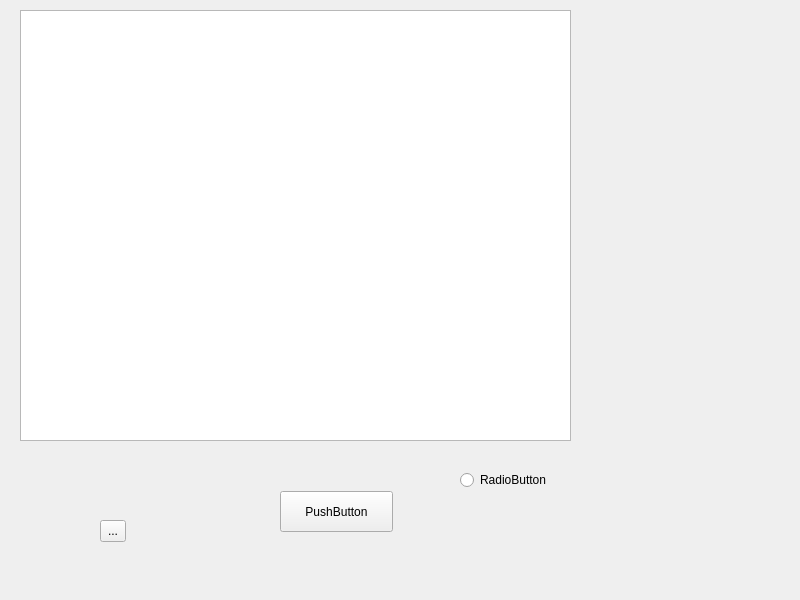
<?xml version="1.0" encoding="UTF-8"?>
<ui version="4.0">
 <class>MainWindow</class>
 <widget class="QMainWindow" name="MainWindow">
  <property name="geometry">
   <rect>
    <x>0</x>
    <y>0</y>
    <width>800</width>
    <height>600</height>
   </rect>
  </property>
  <property name="windowTitle">
   <string>MainWindow</string>
  </property>
  <widget class="QWidget" name="centralwidget">
   <widget class="QTreeView" name="uiTree">
    <property name="geometry">
     <rect>
      <x>20</x>
      <y>10</y>
      <width>551</width>
      <height>431</height>
     </rect>
    </property>
   </widget>
   <widget class="QPushButton" name="pushButton">
    <property name="geometry">
     <rect>
      <x>280</x>
      <y>491</y>
      <width>113</width>
      <height>41</height>
     </rect>
    </property>
    <property name="text">
     <string>PushButton</string>
    </property>
   </widget>
   <widget class="QRadioButton" name="radioButton">
    <property name="geometry">
     <rect>
      <x>460</x>
      <y>470</y>
      <width>100</width>
      <height>20</height>
     </rect>
    </property>
    <property name="text">
     <string>RadioButton</string>
    </property>
   </widget>
   <widget class="QToolButton" name="toolButton">
    <property name="geometry">
     <rect>
      <x>100</x>
      <y>520</y>
      <width>26</width>
      <height>22</height>
     </rect>
    </property>
    <property name="text">
     <string>...</string>
    </property>
   </widget>
  </widget>
 </widget>
 <resources/>
 <connections>
  <connection>
   <sender>pushButton</sender>
   <signal>clicked()</signal>
   <receiver>MainWindow</receiver>
   <slot>mySlot()</slot>
   <hints>
    <hint type="sourcelabel">
     <x>330</x>
     <y>515</y>
    </hint>
    <hint type="destinationlabel">
     <x>668</x>
     <y>458</y>
    </hint>
   </hints>
  </connection>
 </connections>
 <slots>
  <slot>mySlot()</slot>
 </slots>
</ui>
